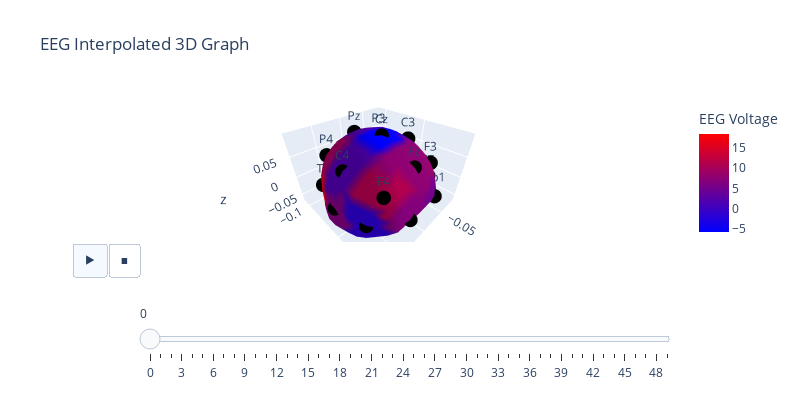

The notebook cell saved with this chart:
### Code cell
fig = go.Figure(
    frames=[
        go.Frame(
            data=go.Mesh3d(
                x=np.array(standard_coord)[:, 0],
                y=np.array(standard_coord)[:, 1],
                z=np.array(standard_coord)[:, 2],
                colorscale="Bluered",
                colorbar_title="EEG Voltage",
                intensity=interpolated_time(x, y, z, k),
                intensitymode="vertex",
                alphahull=1,
                opacity=1,
            ),
            name=str(
                k
            ),  # you need to name the frame for the animation to behave properly
        )
        for k in nb_frames
    ]
)

# Add data to be displayed before animation starts
fig.add_trace(
    go.Mesh3d(
        x=np.array(standard_coord)[:, 0],
        y=np.array(standard_coord)[:, 1],
        z=np.array(standard_coord)[:, 2],
        colorscale="Bluered",
        colorbar_title="EEG Voltage",
        intensity=interpolated_time(x, y, z, 0),
        intensitymode="vertex",
        alphahull=1,
        opacity=1,
    )
)
fig.add_scatter3d(
    connectgaps=True,
    x=node_df["X"],
    y=node_df["Y"],
    z=node_df["Z"],
    text=node_df["channel"],
    mode="markers+text",
    marker={"size": 5, "color": "black"},
)


def frame_args(duration):
    return {
        "frame": {"duration": duration},
        "mode": "immediate",
        "fromcurrent": True,
        "transition": {"duration": duration, "easing": "linear", "redraw": False},
    }


sliders = [
    {
        "pad": {"b": 10, "t": 60},
        "len": 0.9,
        "x": 0.1,
        "y": 0,
        "steps": [
            {
                "args": [[f.name], frame_args(0)],
                "label": str(k),
                "method": "animate",
            }
            for k, f in enumerate(fig.frames)
        ],
    }
]


fig.update_layout(
    title="EEG Interpolated 3D Graph",
    width=800,
    height=400,
    scene=dict(
        zaxis=dict(
            range=[
                np.nan_to_num(np.array(standard_coord)[:, 2].tolist()).min(),
                np.nan_to_num(np.array(standard_coord)[:, 2].tolist()).max(),
            ],
            autorange=False,
        ),
        aspectratio=dict(x=1.5, y=1.5, z=1),
    ),
    updatemenus=[
        {
            "buttons": [
                {
                    "args": [None, frame_args(0)],
                    "label": "&#9654;",  # play symbol
                    "method": "animate",
                },
                {
                    "args": [[None], frame_args(0)],
                    "label": "&#9724;",  # pause symbol
                    "method": "animate",
                },
            ],
            "direction": "left",
            "pad": {"r": 1, "t": 1},
            "type": "buttons",
            "x": 0.1,
            "y": 0,
        }
    ],
    sliders=sliders,
)

### Figure 1 — Plotly figure (JSON) as saved in the notebook; plotly's stock layout.template omitted (floating-point values rounded to 4 significant figures; data arrays with more than 128 entries replaced by an {"elided": "..."} marker saying what was removed)
{"data": [{"alphahull": 1, "colorbar": {"title": {"text": "EEG Voltage"}}, "colorscale": [[0, "rgb(0,0,255)"], [1, "rgb(255,0,0)"]], "intensity": {"elided": "343 float values"}, "intensitymode": "vertex", "opacity": 1, "type": "mesh3d", "x": {"elided": "343 float values"}, "y": {"elided": "343 float values"}, "z": {"elided": "343 float values"}}, {"connectgaps": true, "marker": {"color": "black", "size": 5}, "mode": "markers+text", "text": ["Fp1", "Fp2", "F7", "T3", "T5", "F3", "C3", "P3", "Fz", "Cz", "Pz", "F4", "C4", "P4", "F8", "T4", "T6", "O1", "O2"], "type": "scatter3d", "x": [-0.02883, 0.02925, -0.06881, -0.08242, -0.07093, -0.0492, -0.064, -0.05191, 0.0003057, 0.0003926, 0.000318, 0.05076, 0.06573, 0.05451, 0.07153, 0.08332, 0.07154, -0.0288, 0.02922], "y": [0.08218, 0.08314, 0.04159, -0.01569, -0.07193, 0.05201, -0.01139, -0.07716, 0.0573, -0.008977, -0.07944, 0.05318, -0.01067, -0.07693, 0.0435, -0.01471, -0.07156, -0.1101, -0.1098], "z": [-0.006845, -0.006933, -0.01118, -0.009152, -0.002435, 0.04132, 0.06303, 0.05478, 0.06509, 0.09817, 0.0809, 0.03997, 0.06226, 0.05539, -0.01175, -0.009293, -0.002487, 0.008656, 0.008618]}], "layout": {"height": 400, "scene": {"aspectratio": {"x": 1.5, "y": 1.5, "z": 1}, "zaxis": {"autorange": false, "range": [-0.06662, 0.09917], "type": "linear"}}, "sliders": [{"len": 0.9, "pad": {"b": 10, "t": 60}, "steps": [{"args": [["0"], {"frame": {"duration": 0}, "fromcurrent": true, "mode": "immediate", "transition": {"duration": 0, "easing": "linear", "redraw": false}}], "label": "0", "method": "animate"}, {"args": [["0"], {"frame": {"duration": 0}, "fromcurrent": true, "mode": "immediate", "transition": {"duration": 0, "easing": "linear", "redraw": false}}], "label": "1", "method": "animate"}, {"args": [["1"], {"frame": {"duration": 0}, "fromcurrent": true, "mode": "immediate", "transition": {"duration": 0, "easing": "linear", "redraw": false}}], "label": "2", "method": "animate"}, {"args": [["1"], {"frame": {"duration": 0}, "fromcurrent": true, "mode": "immediate", "transition": {"duration": 0, "easing": "linear", "redraw": false}}], "label": "3", "method": "animate"}, {"args": [["2"], {"frame": {"duration": 0}, "fromcurrent": true, "mode": "immediate", "transition": {"duration": 0, "easing": "linear", "redraw": false}}], "label": "4", "method": "animate"}, {"args": [["2"], {"frame": {"duration": 0}, "fromcurrent": true, "mode": "immediate", "transition": {"duration": 0, "easing": "linear", "redraw": false}}], "label": "5", "method": "animate"}, {"args": [["3"], {"frame": {"duration": 0}, "fromcurrent": true, "mode": "immediate", "transition": {"duration": 0, "easing": "linear", "redraw": false}}], "label": "6", "method": "animate"}, {"args": [["3"], {"frame": {"duration": 0}, "fromcurrent": true, "mode": "immediate", "transition": {"duration": 0, "easing": "linear", "redraw": false}}], "label": "7", "method": "animate"}, {"args": [["4"], {"frame": {"duration": 0}, "fromcurrent": true, "mode": "immediate", "transition": {"duration": 0, "easing": "linear", "redraw": false}}], "label": "8", "method": "animate"}, {"args": [["4"], {"frame": {"duration": 0}, "fromcurrent": true, "mode": "immediate", "transition": {"duration": 0, "easing": "linear", "redraw": false}}], "label": "9", "method": "animate"}, {"args": [["5"], {"frame": {"duration": 0}, "fromcurrent": true, "mode": "immediate", "transition": {"duration": 0, "easing": "linear", "redraw": false}}], "label": "10", "method": "animate"}, {"args": [["5"], {"frame": {"duration": 0}, "fromcurrent": true, "mode": "immediate", "transition": {"duration": 0, "easing": "linear", "redraw": false}}], "label": "11", "method": "animate"}, {"args": [["6"], {"frame": {"duration": 0}, "fromcurrent": true, "mode": "immediate", "transition": {"duration": 0, "easing": "linear", "redraw": false}}], "label": "12", "method": "animate"}, {"args": [["6"], {"frame": {"duration": 0}, "fromcurrent": true, "mode": "immediate", "transition": {"duration": 0, "easing": "linear", "redraw": false}}], "label": "13", "method": "animate"}, {"args": [["7"], {"frame": {"duration": 0}, "fromcurrent": true, "mode": "immediate", "transition": {"duration": 0, "easing": "linear", "redraw": false}}], "label": "14", "method": "animate"}, {"args": [["7"], {"frame": {"duration": 0}, "fromcurrent": true, "mode": "immediate", "transition": {"duration": 0, "easing": "linear", "redraw": false}}], "label": "15", "method": "animate"}, {"args": [["8"], {"frame": {"duration": 0}, "fromcurrent": true, "mode": "immediate", "transition": {"duration": 0, "easing": "linear", "redraw": false}}], "label": "16", "method": "animate"}, {"args": [["8"], {"frame": {"duration": 0}, "fromcurrent": true, "mode": "immediate", "transition": {"duration": 0, "easing": "linear", "redraw": false}}], "label": "17", "method": "animate"}, {"args": [["9"], {"frame": {"duration": 0}, "fromcurrent": true, "mode": "immediate", "transition": {"duration": 0, "easing": "linear", "redraw": false}}], "label": "18", "method": "animate"}, {"args": [["9"], {"frame": {"duration": 0}, "fromcurrent": true, "mode": "immediate", "transition": {"duration": 0, "easing": "linear", "redraw": false}}], "label": "19", "method": "animate"}, {"args": [["10"], {"frame": {"duration": 0}, "fromcurrent": true, "mode": "immediate", "transition": {"duration": 0, "easing": "linear", "redraw": false}}], "label": "20", "method": "animate"}, {"args": [["10"], {"frame": {"duration": 0}, "fromcurrent": true, "mode": "immediate", "transition": {"duration": 0, "easing": "linear", "redraw": false}}], "label": "21", "method": "animate"}, {"args": [["11"], {"frame": {"duration": 0}, "fromcurrent": true, "mode": "immediate", "transition": {"duration": 0, "easing": "linear", "redraw": false}}], "label": "22", "method": "animate"}, {"args": [["11"], {"frame": {"duration": 0}, "fromcurrent": true, "mode": "immediate", "transition": {"duration": 0, "easing": "linear", "redraw": false}}], "label": "23", "method": "animate"}, {"args": [["12"], {"frame": {"duration": 0}, "fromcurrent": true, "mode": "immediate", "transition": {"duration": 0, "easing": "linear", "redraw": false}}], "label": "24", "method": "animate"}, {"args": [["12"], {"frame": {"duration": 0}, "fromcurrent": true, "mode": "immediate", "transition": {"duration": 0, "easing": "linear", "redraw": false}}], "label": "25", "method": "animate"}, {"args": [["13"], {"frame": {"duration": 0}, "fromcurrent": true, "mode": "immediate", "transition": {"duration": 0, "easing": "linear", "redraw": false}}], "label": "26", "method": "animate"}, {"args": [["13"], {"frame": {"duration": 0}, "fromcurrent": true, "mode": "immediate", "transition": {"duration": 0, "easing": "linear", "redraw": false}}], "label": "27", "method": "animate"}, {"args": [["14"], {"frame": {"duration": 0}, "fromcurrent": true, "mode": "immediate", "transition": {"duration": 0, "easing": "linear", "redraw": false}}], "label": "28", "method": "animate"}, {"args": [["14"], {"frame": {"duration": 0}, "fromcurrent": true, "mode": "immediate", "transition": {"duration": 0, "easing": "linear", "redraw": false}}], "label": "29", "method": "animate"}, {"args": [["15"], {"frame": {"duration": 0}, "fromcurrent": true, "mode": "immediate", "transition": {"duration": 0, "easing": "linear", "redraw": false}}], "label": "30", "method": "animate"}, {"args": [["15"], {"frame": {"duration": 0}, "fromcurrent": true, "mode": "immediate", "transition": {"duration": 0, "easing": "linear", "redraw": false}}], "label": "31", "method": "animate"}, {"args": [["16"], {"frame": {"duration": 0}, "fromcurrent": true, "mode": "immediate", "transition": {"duration": 0, "easing": "linear", "redraw": false}}], "label": "32", "method": "animate"}, {"args": [["16"], {"frame": {"duration": 0}, "fromcurrent": true, "mode": "immediate", "transition": {"duration": 0, "easing": "linear", "redraw": false}}], "label": "33", "method": "animate"}, {"args": [["17"], {"frame": {"duration": 0}, "fromcurrent": true, "mode": "immediate", "transition": {"duration": 0, "easing": "linear", "redraw": false}}], "label": "34", "method": "animate"}, {"args": [["17"], {"frame": {"duration": 0}, "fromcurrent": true, "mode": "immediate", "transition": {"duration": 0, "easing": "linear", "redraw": false}}], "label": "35", "method": "animate"}, {"args": [["18"], {"frame": {"duration": 0}, "fromcurrent": true, "mode": "immediate", "transition": {"duration": 0, "easing": "linear", "redraw": false}}], "label": "36", "method": "animate"}, {"args": [["18"], {"frame": {"duration": 0}, "fromcurrent": true, "mode": "immediate", "transition": {"duration": 0, "easing": "linear", "redraw": false}}], "label": "37", "method": "animate"}, {"args": [["19"], {"frame": {"duration": 0}, "fromcurrent": true, "mode": "immediate", "transition": {"duration": 0, "easing": "linear", "redraw": false}}], "label": "38", "method": "animate"}, {"args": [["19"], {"frame": {"duration": 0}, "fromcurrent": true, "mode": "immediate", "transition": {"duration": 0, "easing": "linear", "redraw": false}}], "label": "39", "method": "animate"}, {"args": [["20"], {"frame": {"duration": 0}, "fromcurrent": true, "mode": "immediate", "transition": {"duration": 0, "easing": "linear", "redraw": false}}], "label": "40", "method": "animate"}, {"args": [["20"], {"frame": {"duration": 0}, "fromcurrent": true, "mode": "immediate", "transition": {"duration": 0, "easing": "linear", "redraw": false}}], "label": "41", "method": "animate"}, {"args": [["21"], {"frame": {"duration": 0}, "fromcurrent": true, "mode": "immediate", "transition": {"duration": 0, "easing": "linear", "redraw": false}}], "label": "42", "method": "animate"}, {"args": [["21"], {"frame": {"duration": 0}, "fromcurrent": true, "mode": "immediate", "transition": {"duration": 0, "easing": "linear", "redraw": false}}], "label": "43", "method": "animate"}, {"args": [["21"], {"frame": {"duration": 0}, "fromcurrent": true, "mode": "immediate", "transition": {"duration": 0, "easing": "linear", "redraw": false}}], "label": "44", "method": "animate"}, {"args": [["22"], {"frame": {"duration": 0}, "fromcurrent": true, "mode": "immediate", "transition": {"duration": 0, "easing": "linear", "redraw": false}}], "label": "45", "method": "animate"}, {"args": [["22"], {"frame": {"duration": 0}, "fromcurrent": true, "mode": "immediate", "transition": {"duration": 0, "easing": "linear", "redraw": false}}], "label": "46", "method": "animate"}, {"args": [["23"], {"frame": {"duration": 0}, "fromcurrent": true, "mode": "immediate", "transition": {"duration": 0, "easing": "linear", "redraw": false}}], "label": "47", "method": "animate"}, {"args": [["23"], {"frame": {"duration": 0}, "fromcurrent": true, "mode": "immediate", "transition": {"duration": 0, "easing": "linear", "redraw": false}}], "label": "48", "method": "animate"}, {"args": [["24"], {"frame": {"duration": 0}, "fromcurrent": true, "mode": "immediate", "transition": {"duration": 0, "easing": "linear", "redraw": false}}], "label": "49", "method": "animate"}], "x": 0.1, "y": 0}], "title": {"text": "EEG Interpolated 3D Graph"}, "updatemenus": [{"buttons": [{"args": [null, {"frame": {"duration": 0}, "fromcurrent": true, "mode": "immediate", "transition": {"duration": 0, "easing": "linear", "redraw": false}}], "label": "&#9654;", "method": "animate"}, {"args": [[null], {"frame": {"duration": 0}, "fromcurrent": true, "mode": "immediate", "transition": {"duration": 0, "easing": "linear", "redraw": false}}], "label": "&#9724;", "method": "animate"}], "direction": "left", "pad": {"r": 1, "t": 1}, "type": "buttons", "x": 0.1, "y": 0}], "width": 800}}
